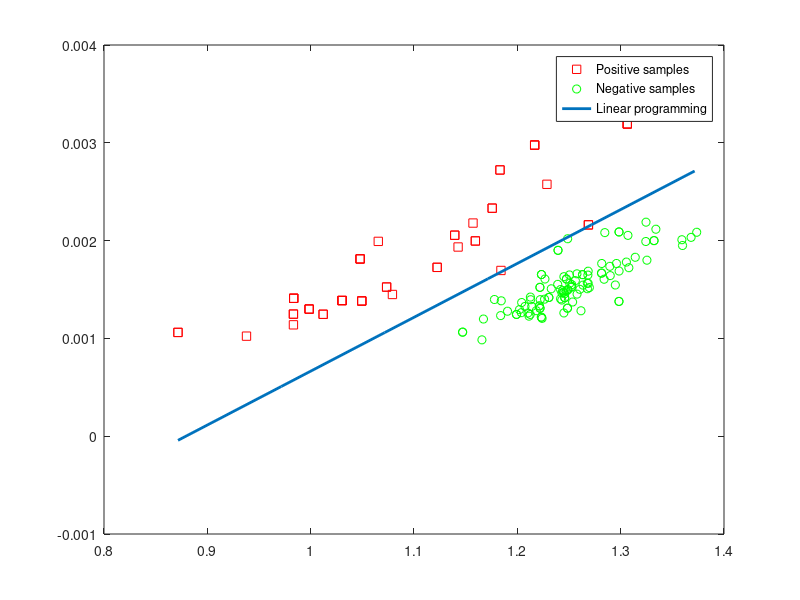

Source code (MATLAB):
%%
clc;
clear;
close all;

%% load data
x=load('data1.txt')';
y=load('data2.txt')';

d=2;
n=size(x,2);
m=size(y,2);


%%
%show the data
figure;
plot(x(1,:),x(2,:),'rs');
hold on;
plot(y(1,:),y(2,:),'go');
legend('Positive samples','Negative samples');

%%
%training..
for i=1:n
    A(i,:) = [-x(:,i)',-1];
end
for i=1:m
    A(i+n,:) = [y(:,i)',1];
end
c = ones(n+m,1)*(-1);
w = linprog(zeros(d+1,1),A,c);
hold on;

%% visualize the classification aera
minx=min(min(x(1,:)),min(y(1,:)));
maxx=max(max(x(1,:)),max(y(1,:)));
x1 = minx:0.1:maxx;
y1 = (-w(3)-w(1)*x1)/w(2);
plot(x1,y1,'-','LineWidth',2);
legend('Positive samples','Negative samples','Linear programming');

a=-w(1)/w(2);
b=-w(3)/w(2);


% %% svm
% H = eye(d+1);
% H(d+1,d+1) = 0;
% w = quadprog(H,zeros(d+1,1),A,c);
% hold on;
% x1 = minx:0.1:maxx;
% y1 = (-w(3)-w(1)*x1)/w(2);
% plot(x1,y1,'g-','LineWidth',2);
% y1 = (-1-w(3)-w(1)*x1)/w(2);
% plot(x1,y1,'g-','LineWidth',2);
% y1 = (1-w(3)-w(1)*x1)/w(2);
% plot(x1,y1,'g-','LineWidth',2);
% legend('Positive samples','Negative samples','Linear programming','Linear SVM');

